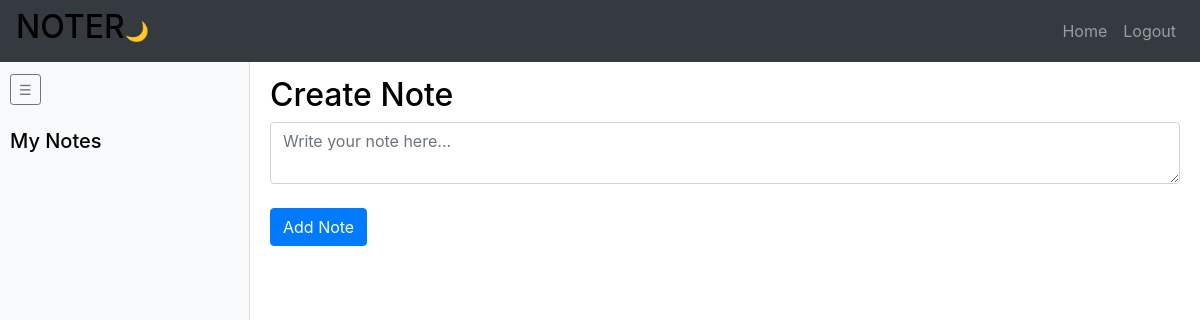
Page / (signed in) on the earlier database version.
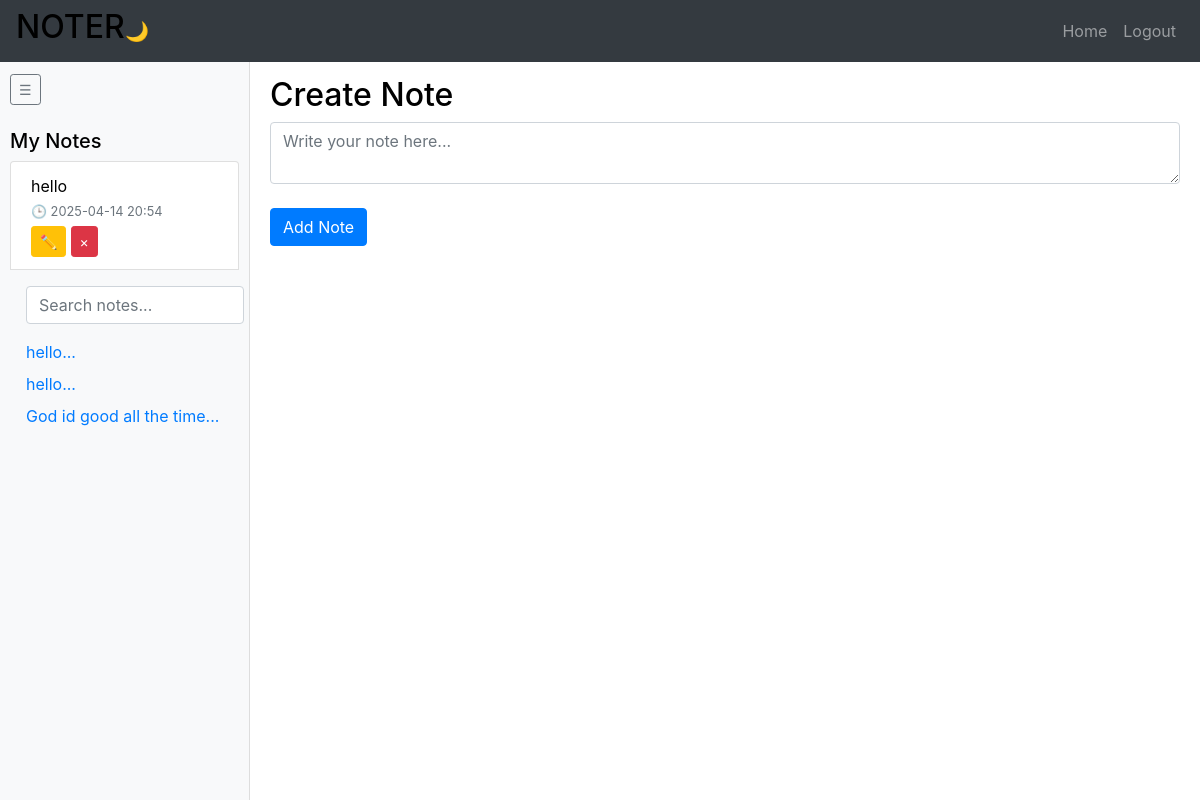
Same page on the later database version.
### website/models.py (models this page shows)
class Note(db.Model):
    id = db.Column(db.Integer, primary_key=True)
    data = db.Column(db.String(30000), nullable=False)
    date = db.Column(db.DateTime(timezone=True), default=func.now())
    user_id = db.Column(db.Integer, db.ForeignKey('user.id'))

### website/views.py (the view, shortened to what this page needs)
@views.route('/', methods=['GET', 'POST'])
@login_required
def home():
    q = request.args.get('q')
    notes_query = Note.query.filter_by(user_id=current_user.id)
    if q:
        notes_query = notes_query.filter(Note.data.ilike(f"%{q}%"))
    notes = notes_query.order_by(Note.date.desc()).all()
    return render_template("home.html", user=current_user, notes=notes)

### website/templates/home.html (shortened to what this page needs)
{% extends "base.html" %}
 {% block content %}
 <div class="full-height">
    <div id="sidebar">
      <button class="btn btn-outline-secondary btn-sm my-2" onclick="toggleSidebar()">☰</button>
      <h5 class="mt-3">My Notes</h5>
      <ul class="list-group" id="note-list">
        {% for note in notes %}
        <li class="list-group-item">
          {{ note.data }}
          <br>
          <small class="text-muted">🕒 {{ note.date.strftime('%Y-%m-%d %H:%M') }}</small>
          <div class="mt-1">
            <a href="{{ url_for('views.edit_note', note_id=note.id) }}" class="btn btn-sm btn-warning">✏️</a>
            <button type="button" class="btn btn-sm btn-danger" onclick="deleteNote({{ note.id }})">&times;</button>
          </div>
        </li>
        <div class="sidebar bg-light p-3" style="width: 250px; height: 100vh; overflow-y: auto;">
          <form action="{{ url_for('views.search_notes') }}" method="GET" class="mb-3">
            <input type="text" name="q" class="form-control" placeholder="Search notes..." value="{{ request.args.get('q', '') }}"/>
          </form>
          {% for note in notes %}
            <div class="note-link mb-2">
              <a href="{{ url_for('views.edit_note', note_id=note.id) }}">{{ note.data[:30] }}...</a>
             </div>
          {% endfor %}
       </div>
        {% endfor %}
      </ul>
    </div>
    <div id="main-content">
      <h2>Create Note</h2>
      <form method="POST">
        <textarea name="note" placeholder="Write your note here..." id="note" class="form-control"></textarea>
        <br>
        <div>
          <button type="submit" class="btn btn-primary">Add Note</button>
        </div>
      </form>
    </div>
  </div>
 {% endblock %}

### website/templates/base.html (shortened to what this page needs)
<!DOCTYPE html>
<html lang="en">
<head>
    <link rel="stylesheet" href="{{ url_for('static', filename='style.css') }}">
    <link
    rel="stylesheet"
    href="https://stackpath.bootstrapcdn.com/bootstrap/4.4.1/css/bootstrap.min.css"
/>
    <link
    rel="stylesheet"
    href="https://stackpath.bootstrapcdn.com/font-awesome/4.7.0/css/font-awesome.min.css"
/>
</head>
<body>
        <nav class="navbar navbar-expand-lg navbar-dark bg-dark">
          <h2>NOTER</h2>
          <button id="dark-mode-toggle">🌙</button>
            <div class="collapse navbar-collapse" id="navbar">
                <div class="navbar-nav ml-auto">
                    {% if user.is_authenticated %}
                        <a class="nav-item nav-link" id="home" href="/">Home</a>
                        <a class="nav-item nav-link" id="logout" href="/logout">Logout</a>
                    {% else %}
                        <a class="nav-item nav-link" id="login" href="/login">Login</a>
                        <a class="nav-item nav-link" id="signUp" href="/sign-up">Sign Up</a>
                    {% endif %}
                </div>
            </div>
        </nav>
    <div class="cointainer">
    {% block content %}{% endblock %}
    </div>
  </body>
</html>

### website/static/style.css (style rules this page uses)
* { margin: 0; padding: 0; box-sizing: border-box; }
html, body { height: 100%; margin: 0; padding: 0; }
.full-height { height: 100vh; overflow: hidden; }
#sidebar { height: 100vh; overflow-y: auto; position: fixed; top: 0; left: 0; width: 250px; padding: 10px; background-color: #f8f9fa; border-right: 1px solid #ddd; }
#main-content { margin-left: 250px; padding: 20px; overflow-y: auto; height: 100vh; }

### website/templates/base.html (style rules this page uses)
html, body { height: 100%; margin: 0; padding: 0; }
.full-height { height: 100vh; overflow: hidden; }
nav.navbar { position: fixed; top: 0; left: 0; right: 0; z-index: 1030; }
#sidebar { position: fixed; top: 56px; left: 0; width: 250px; height: calc(100vh - 56px); background-color: #f8f9fa; border-right: 1px solid #ddd; padding: 10px; overflow-y: auto; transition: width 0.3s ease, padding 0.3s ease; }
#main-content { margin-left: 250px; margin-top: 56px; padding: 20px; height: calc(100vh - 56px); overflow-y: auto; transition: margin-left 0.3s ease; }
body { background-color: #ffffff; color: #000000; }
#dark-mode-toggle { position: relative; right: 10px; padding: 6px 10px; background: none; border: none; cursor: pointer; font-size: 1.2em; }

Differences in the rows shown:
added Note: data "hello", date "2025-04-14 20:54"
added Note: data "hello"
added Note: data "God id good all the time", shown under "hello"
